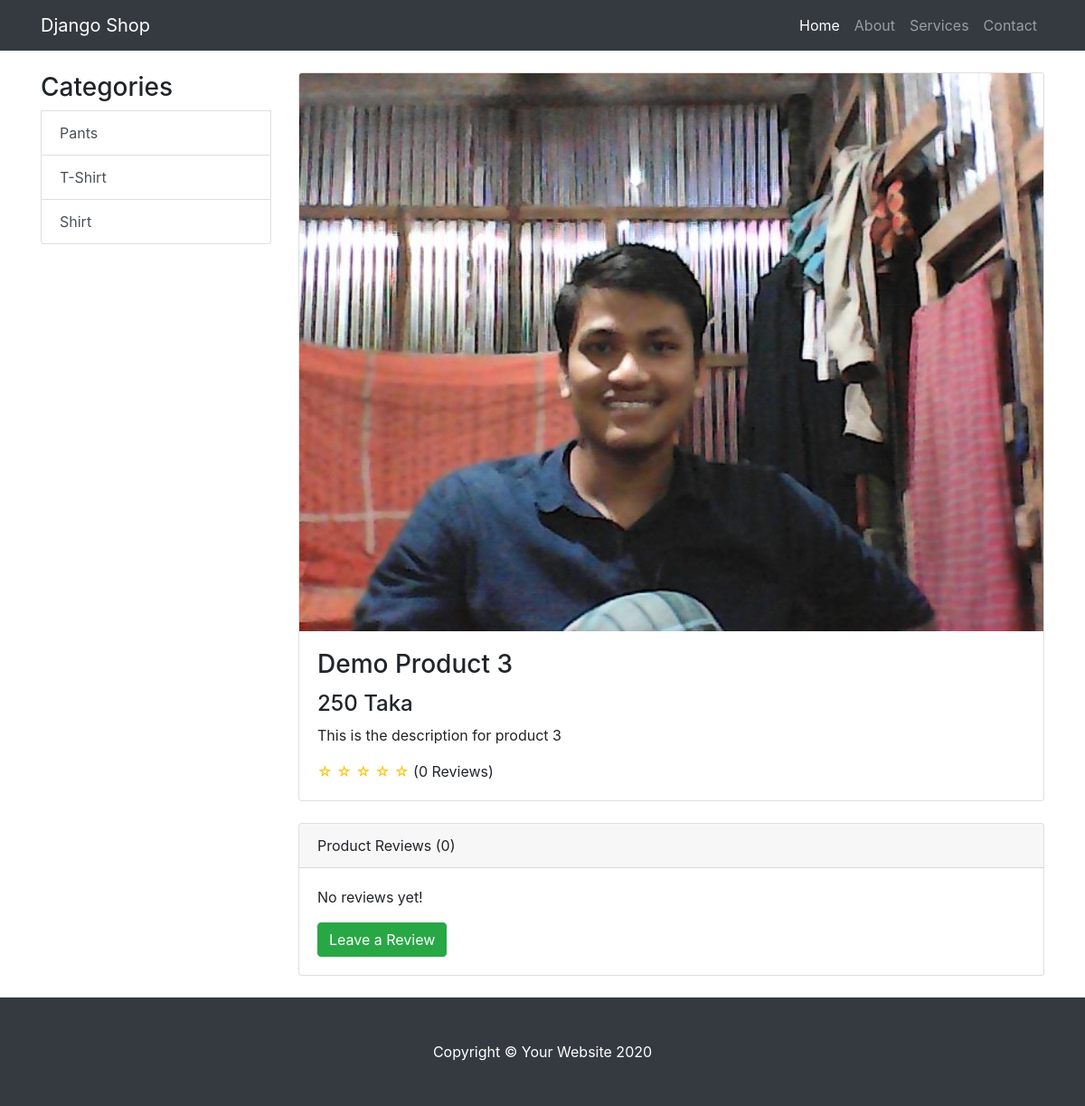
Screenshot of /item/4/ with the database file from the repository.
### shop/models.py (models this page shows, shortened)
class ProductCategory(models.Model):
    category_name = models.CharField(max_length=100)

class Product(models.Model):
    product_name = models.CharField(max_length=260)
    product_price = models.IntegerField()
    product_description = models.TextField()
    product_picture = models.ImageField(upload_to='product_pictures', default='default-product.jpg')
    categories = models.ManyToManyField(ProductCategory)

### shop/views.py (the view, shortened to what this page needs)
# urls.py: path('item/<int:pk>/', views.shop_item_details, name="shop_item_details"),
def shop_item_details(request, pk):
    categories = ProductCategory.objects.all()
    product = get_object_or_404(Product, id=pk)
    review_score= 0
    count = 0
    reviews_data = []
    reviews = product.productreview_set.all()
    reviews_count = reviews.count()
    if reviews_count != 0:
        review_score = review_score/ reviews_count
    context = {
        'product': product,
        'title': product.product_name,
        'review_score': review_score,
        'total_reviews': reviews_count,
        'reviews': reviews_data,
        'categories': categories
    }
    return render(request, template_name='shop/shop_item_details.html', context=context)

### shop/templates/shop/shop_item_details.html
{% extends 'shop/base.html' %}
{% block content %}
	<div class="container">
		<div class="row">
			<div class="col-lg-3 my-4">
				<div class="list-group">
					<h3 class="display-5">Categories</h3>
					{% for category in categories %}
						<a href="#" class="list-group-item list-group-item-action">{{ category.category_name }}</a>
					{% endfor %}
				</div>
			</div>
			<div class="col-lg-9">
				<div class="card mt-4">
					<img class="card-img-top img-fluid" src="{{ product.product_picture.url }}" alt="">
					<div class="card-body">
						<h3 class="card-title">{{ product.product_name }}</h3>
						<h4>{{ product.product_price }} Taka</h4>
						<p class="card-text">{{ product.product_description }}</p>
						<span class="text-warning">
							{% if review_score == 0 or review_score < 1 %}
								&#9734; &#9734; &#9734; &#9734; &#9734;
							{% elif review_score == 1 or review_score < 2 %}
								&#9733; &#9734; &#9734; &#9734; &#9734;
							{% elif review_score == 2 or review_score < 3 %}
								&#9733; &#9733; &#9734; &#9734; &#9734;
							{% elif review_score == 3 or review_score < 4 %}
								&#9733; &#9733; &#9733; &#9734; &#9734;
							{% elif review_score == 4 or review_score < 5 %}
								&#9733; &#9733; &#9733; &#9733; &#9734;
							{% else %}
								&#9733; &#9733; &#9733; &#9733; &#9733;
							{% endif %}
						</span> ({{ total_reviews }} Reviews)
					</div>
				</div>
				<div class="card card-outline-secondary my-4">
					<div class="card-header">
						Product Reviews ({{ total_reviews }})
					</div>
					<div class="card-body">
						{% if reviews|length > 0 %}
							{% for review in reviews %}
								<p>{{ review.2 }}</p>
								<small class="text-muted">Posted by {{ review.0 }}</small><br>
								<span class="text-warning">
									{% if review.1 == 0 or review.1 < 1 %}
										&#9734; &#9734; &#9734; &#9734; &#9734;
									{% elif review.1 == 1 or review.1 < 2 %}
										&#9733; &#9734; &#9734; &#9734; &#9734;
									{% elif review.1 == 2 or review.1 < 3 %}
										&#9733; &#9733; &#9734; &#9734; &#9734;
									{% elif review.1 == 3 or review.1 < 4 %}
										&#9733; &#9733; &#9733; &#9734; &#9734;
									{% elif review.1 == 4 or review.1 < 5 %}
										&#9733; &#9733; &#9733; &#9733; &#9734;
									{% else %}
										&#9733; &#9733; &#9733; &#9733; &#9733;
									{% endif %}
								</span>
								<hr>
							{% endfor %}
						{% else %}
							<p>No reviews yet!</p>
						{% endif %}
						<a href="#" class="btn btn-success">Leave a Review</a>
					</div>
				</div>
			</div>
		</div>
	</div>
	{% endblock content %}

### shop/static/shop/css/shop-item.css (style rules this page uses)
body { padding-top: 56px; }

### rows the page displays
ProductCategory: category_name "Pants"
ProductCategory: category_name "T-Shirt"
ProductCategory: category_name "Shirt"
Product: product_picture (picture), product_name "Demo Product 3", product_price "250", product_description "This is the description for product 3"

### other values shown
{{ total_reviews }} "0"
